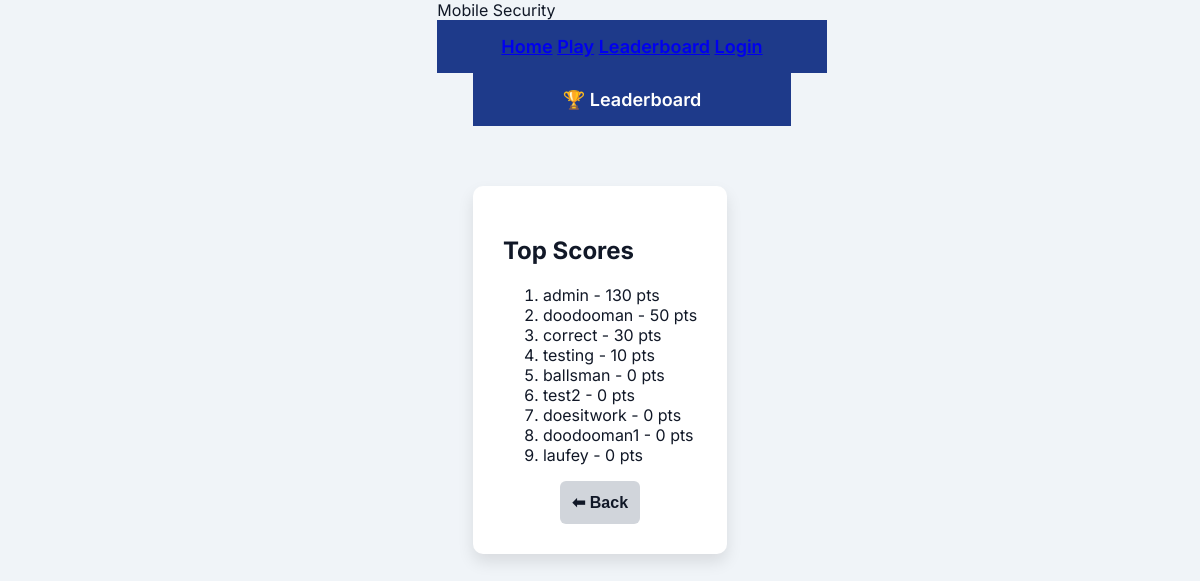
The app's page /leaderboard/ (signed in), older data.
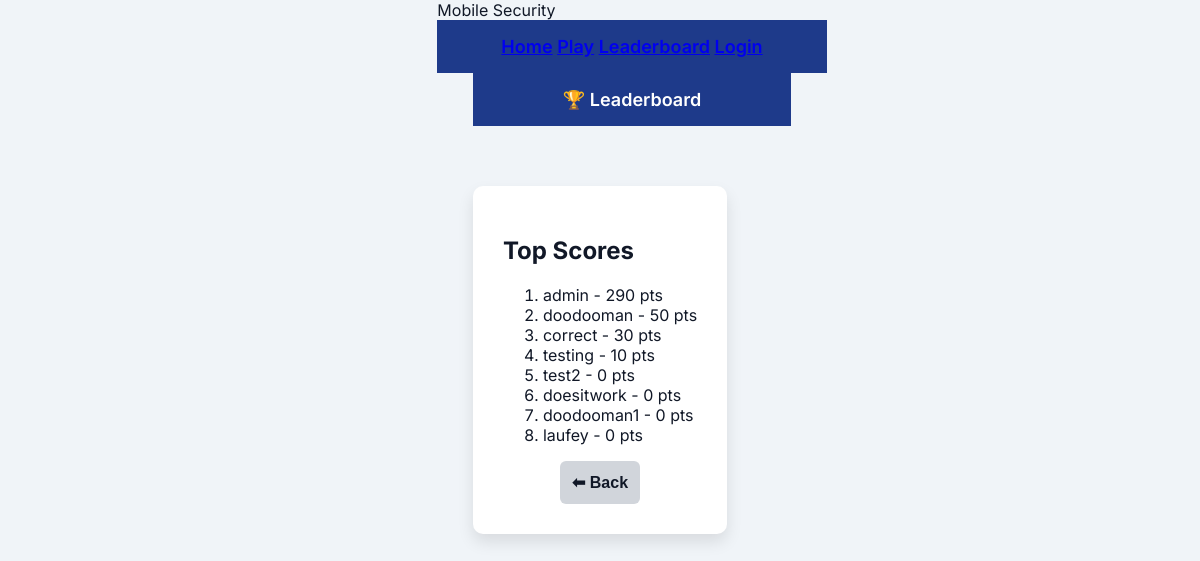
The same page, newer data.
### accounts/models.py (models this page shows)
class CustomUser(AbstractUser):
    high_score = models.IntegerField(default=0)
    email = models.EmailField(unique=True)
    is_guest = models.BooleanField(default=False)

### core/views.py (the view)
# urls.py: path('leaderboard/', views.leaderboard_page, name='leaderboard-page'),
@login_required(login_url='accounts:login-page')
def leaderboard_page(request):
    top_users = User.objects.order_by('-high_score')[:10]
    return render(request, 'leaderboard.html', {'top_users': top_users})

### core/templates/leaderboard.html (shortened to what this page needs)
{% extends "global.html" %}
{% load static %}
{% block extra_css %}
  <link rel="stylesheet" href="{% static 'homepage/css/style.css' %}">
{% endblock %}
{% block content %}
<head>
</head>
<body>
<nav>🏆 Leaderboard</nav>
<div class="card">
  <h2>Top Scores</h2>
  {% if top_users %}
    <ol>
      {% for user in top_users %}
        <li>{{ user.username }} - {{ user.high_score }} pts</li>
      {% endfor %}
    </ol>
  {% else %}
    <p>No users have scores yet.</p>
  {% endif %}
  <div class="back-button">
    <a href="{% url 'core:home-page' %}"><button>⬅ Back</button></a>
  </div>
</div>
</body>
{% endblock %}

### templates/global.html (shortened to what this page needs)
{% load static %}
<!DOCTYPE html>
<html lang="en">
    <head>
        <link href="{% static 'css/global.css' %}" rel="stylesheet">
        {% block extra_css %}{% endblock %}
    </head>
    <body>
        <header class="title-bar">
            <div class="logo">Mobile Security</div>
            <nav class="nav-links">
                <a href="{% url 'core:home-page' %}">Home</a>
                <a href="{% url 'core:home-page' %}">Play</a>
                <a href="{% url 'core:leaderboard-page' %}">Leaderboard</a>
                <a href="{% url 'accounts:login-page' %}">Login</a>
            </nav>
        </header>
        <main>
            {% block content %}{% endblock %}
        </main>
    </body>
</html>

### core/static/homepage/css/style.css (style rules this page uses)
:root { --primary: #1E3A8A; --accent: #10B981; --error: #EF4444; --bg: #f0f4f8; --text: #111827; --card: #ffffff; --border: #d1d5db; --shadow: rgba(0, 0, 0, 0.1); }
body { font-family: 'Inter', sans-serif; margin: 0; background: var(--bg); color: var(--text); display: flex; flex-direction: column; align-items: center; }
nav { background: var(--primary); color: white; width: 100%; padding: 16px 32px; font-size: 18px; font-weight: 600; text-align: center; }
.card { background: var(--card); padding: 30px; margin-top: 60px; border-radius: 10px; box-shadow: 0 8px 16px var(--shadow); width: 100%; max-width: 400px; box-sizing: border-box; }
button { background: var(--primary); color: white; padding: 12px; border: none; border-radius: 6px; font-size: 16px; cursor: pointer; font-weight: 600; transition: background 0.3s ease; }
.extra-links, .back-button, .new-user { text-align: center; margin-top: 15px; }
.back-button button { background: var(--border); color: var(--text); }

Row changes from the older to the newer data that the page shows:
removed CustomUser: username "ballsman", high_score "0"
changed CustomUser "admin": high_score "130" → "290"
